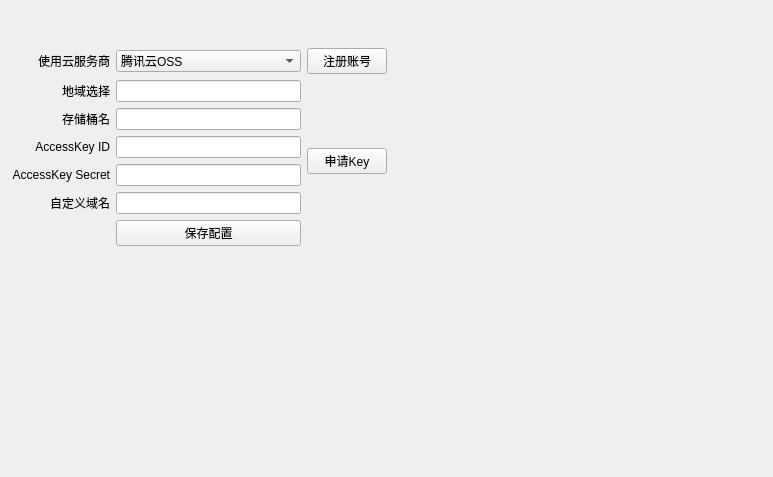
<?xml version="1.0" encoding="UTF-8"?>
<ui version="4.0">
 <class>Form_setting</class>
 <widget class="QWidget" name="Form_setting">
  <property name="geometry">
   <rect>
    <x>0</x>
    <y>0</y>
    <width>773</width>
    <height>477</height>
   </rect>
  </property>
  <property name="windowTitle">
   <string>Form</string>
  </property>
  <property name="layoutDirection">
   <enum>Qt::LeftToRight</enum>
  </property>
  <layout class="QVBoxLayout" name="verticalLayout" stretch="0,8,2">
   <item>
    <spacer name="verticalSpacer_2">
     <property name="orientation">
      <enum>Qt::Vertical</enum>
     </property>
     <property name="sizeHint" stdset="0">
      <size>
       <width>17</width>
       <height>37</height>
      </size>
     </property>
    </spacer>
   </item>
   <item>
    <layout class="QHBoxLayout" name="horizontalLayout">
     <item>
      <layout class="QGridLayout" name="gridLayout">
       <item row="1" column="2">
        <widget class="LineEdit" name="lineEdit_region">
         <property name="layoutDirection">
          <enum>Qt::LeftToRight</enum>
         </property>
        </widget>
       </item>
       <item row="0" column="3">
        <widget class="PushButton" name="btn_register">
         <property name="text">
          <string>注册账号</string>
         </property>
        </widget>
       </item>
       <item row="0" column="2">
        <widget class="ComboBox" name="comboBox_colud_name">
         <item>
          <property name="text">
           <string>腾讯云OSS</string>
          </property>
         </item>
         <item>
          <property name="text">
           <string>阿里云OSS</string>
          </property>
         </item>
        </widget>
       </item>
       <item row="1" column="0" colspan="2">
        <widget class="BodyLabel" name="label_4">
         <property name="text">
          <string>地域选择</string>
         </property>
         <property name="alignment">
          <set>Qt::AlignRight|Qt::AlignTrailing|Qt::AlignVCenter</set>
         </property>
        </widget>
       </item>
       <item row="6" column="2">
        <widget class="PushButton" name="btn_save_setting">
         <property name="text">
          <string>保存配置</string>
         </property>
        </widget>
       </item>
       <item row="2" column="0" colspan="2">
        <widget class="BodyLabel" name="label_5">
         <property name="text">
          <string>存储桶名</string>
         </property>
         <property name="alignment">
          <set>Qt::AlignRight|Qt::AlignTrailing|Qt::AlignVCenter</set>
         </property>
        </widget>
       </item>
       <item row="3" column="0" colspan="2">
        <widget class="BodyLabel" name="label_2">
         <property name="layoutDirection">
          <enum>Qt::RightToLeft</enum>
         </property>
         <property name="text">
          <string>AccessKey ID</string>
         </property>
         <property name="alignment">
          <set>Qt::AlignRight|Qt::AlignTrailing|Qt::AlignVCenter</set>
         </property>
        </widget>
       </item>
       <item row="0" column="0" colspan="2">
        <widget class="BodyLabel" name="label">
         <property name="text">
          <string>使用云服务商</string>
         </property>
         <property name="alignment">
          <set>Qt::AlignRight|Qt::AlignTrailing|Qt::AlignVCenter</set>
         </property>
        </widget>
       </item>
       <item row="2" column="2">
        <widget class="LineEdit" name="lineEdit_bucket_name">
         <property name="layoutDirection">
          <enum>Qt::LeftToRight</enum>
         </property>
        </widget>
       </item>
       <item row="4" column="0" colspan="2">
        <widget class="BodyLabel" name="label_3">
         <property name="layoutDirection">
          <enum>Qt::RightToLeft</enum>
         </property>
         <property name="text">
          <string>AccessKey Secret</string>
         </property>
         <property name="alignment">
          <set>Qt::AlignRight|Qt::AlignTrailing|Qt::AlignVCenter</set>
         </property>
        </widget>
       </item>
       <item row="3" column="2">
        <widget class="LineEdit" name="lineEdit_key_id">
         <property name="layoutDirection">
          <enum>Qt::LeftToRight</enum>
         </property>
        </widget>
       </item>
       <item row="3" column="3" rowspan="2">
        <widget class="PushButton" name="btn_apply_key">
         <property name="text">
          <string>申请Key</string>
         </property>
        </widget>
       </item>
       <item row="4" column="2">
        <widget class="LineEdit" name="lineEdit_key_secret"/>
       </item>
       <item row="5" column="0" colspan="2">
        <widget class="BodyLabel" name="label_6">
         <property name="text">
          <string>自定义域名</string>
         </property>
         <property name="alignment">
          <set>Qt::AlignRight|Qt::AlignTrailing|Qt::AlignVCenter</set>
         </property>
        </widget>
       </item>
       <item row="5" column="2">
        <widget class="LineEdit" name="lineEdit_custom_domain">
         <property name="layoutDirection">
          <enum>Qt::LeftToRight</enum>
         </property>
        </widget>
       </item>
      </layout>
     </item>
     <item>
      <spacer name="horizontalSpacer">
       <property name="orientation">
        <enum>Qt::Horizontal</enum>
       </property>
       <property name="sizeHint" stdset="0">
        <size>
         <width>40</width>
         <height>20</height>
        </size>
       </property>
      </spacer>
     </item>
    </layout>
   </item>
   <item>
    <spacer name="verticalSpacer">
     <property name="orientation">
      <enum>Qt::Vertical</enum>
     </property>
     <property name="sizeHint" stdset="0">
      <size>
       <width>17</width>
       <height>80</height>
      </size>
     </property>
    </spacer>
   </item>
  </layout>
 </widget>
 <customwidgets>
  <customwidget>
   <class>ComboBox</class>
   <extends>QComboBox</extends>
   <header>qfluentwidgets</header>
  </customwidget>
  <customwidget>
   <class>PushButton</class>
   <extends>QPushButton</extends>
   <header>qfluentwidgets</header>
  </customwidget>
  <customwidget>
   <class>BodyLabel</class>
   <extends>QLabel</extends>
   <header>qfluentwidgets</header>
  </customwidget>
  <customwidget>
   <class>LineEdit</class>
   <extends>QLineEdit</extends>
   <header>qfluentwidgets</header>
  </customwidget>
 </customwidgets>
 <resources/>
 <connections/>
</ui>
